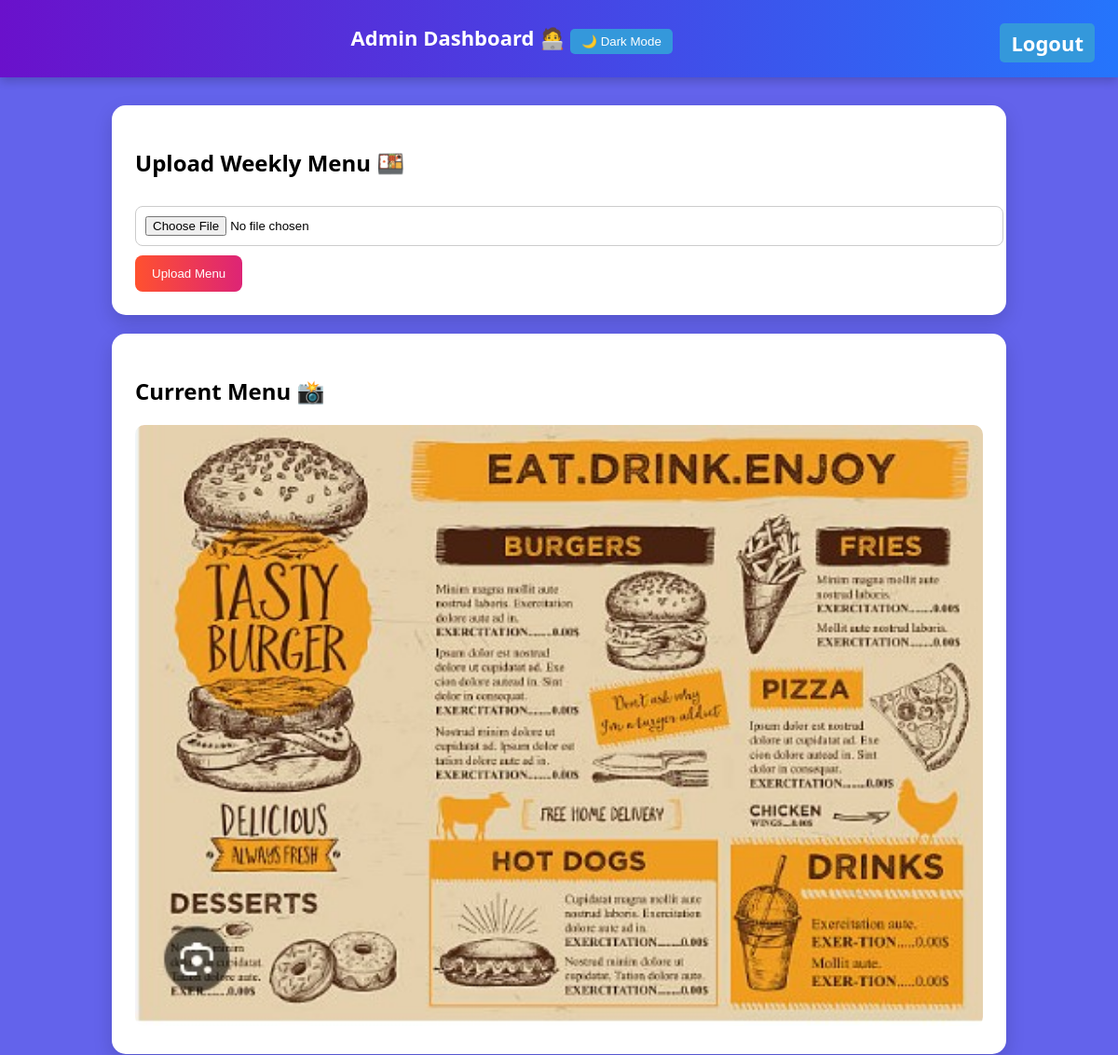
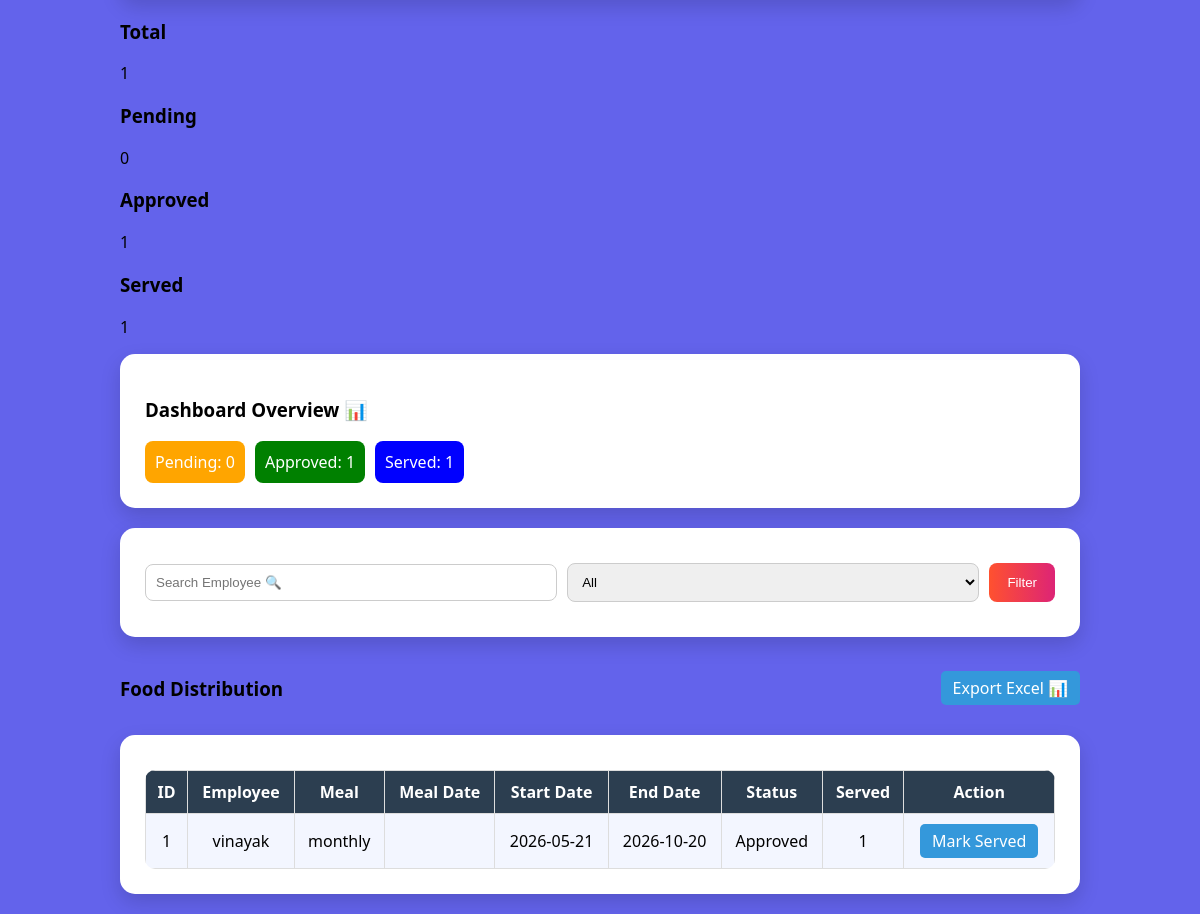
/admin (signed in), run on the app's committed database (2 pictures, top to bottom).
### tables this page shows
CREATE TABLE menu_image (
            id INTEGER PRIMARY KEY AUTOINCREMENT,
            image TEXT
        );

CREATE TABLE requests (
            id INTEGER PRIMARY KEY AUTOINCREMENT,
            employee TEXT,
            meal TEXT,
            meal_date TEXT,
            start_date TEXT,
            end_date TEXT,
            status TEXT,
            served INTEGER,
            created_at TIMESTAMP DEFAULT CURRENT_TIMESTAMP
        );

### app.py (the view)
@app.route('/admin')
def admin():
    if session.get('role') != 'admin':
        return "Access Denied ❌"
    return render_template(
        'admin.html',
        data=get_requests(),
        stats=get_stats(),
        menu_image=get_menu_image()
    )

### app.py (called while the page is built)
def get_menu_image():
    conn = sqlite3.connect('food.db')
    c = conn.cursor()
    c.execute("SELECT image FROM menu_image ORDER BY id DESC LIMIT 1")
    data = c.fetchone()
    conn.close()
    return data[0] if data else None

def get_requests():
    conn = sqlite3.connect('food.db')
    c = conn.cursor()
    c.execute("SELECT * FROM requests ORDER BY id DESC")
    rows = c.fetchall()
    conn.close()
    return rows

def get_stats():
    conn = sqlite3.connect('food.db')
    c = conn.cursor()
    c.execute("SELECT COUNT(*) FROM requests")
    total = c.fetchone()[0]
    c.execute("SELECT COUNT(*) FROM requests WHERE status='Pending'")
    pending = c.fetchone()[0]
    c.execute("SELECT COUNT(*) FROM requests WHERE status='Approved'")
    approved = c.fetchone()[0]
    c.execute("SELECT COUNT(*) FROM requests WHERE served=1")
    served = c.fetchone()[0]
    conn.close()
    return {
        "total": total,
        "pending": pending,
        "approved": approved,
        "served": served
    }

### templates/admin.html (shortened to what this page needs)
<!DOCTYPE html>
<html>
<head>
    <link rel="stylesheet" href="{{ url_for('static', filename='style.css') }}">
</head>
<body>
<div class="header">
    Admin Dashboard 🧑‍💻
    <a href="/logout" class="button" style="float:right;">Logout</a>
    <button onclick="toggleDark()" class="button">🌙 Dark Mode</button>
</div>
<div class="container">
    <div class="card">
        <h2>Upload Weekly Menu 🍱</h2>
        <form method="POST" action="/upload_menu" enctype="multipart/form-data">
            <input type="file" name="menu_image" required>
            <button type="submit">Upload Menu</button>
        </form>
    </div>
    {% if menu_image %}
    <div class="card">
        <h2>Current Menu 📸</h2>
        <img src="{{ url_for('static', filename='uploads/' + menu_image) }}"
             width="100%"
             style="border-radius:10px;">
    </div>
    {% endif %}
    <div class="card-container">
        <div class="card-box">
            <h3>Total</h3>
            <p>{{ stats.total }}</p>
        </div>
        <div class="card-box">
            <h3>Pending</h3>
            <p>{{ stats.pending }}</p>
        </div>
        <div class="card-box">
            <h3>Approved</h3>
            <p>{{ stats.approved }}</p>
        </div>
        <div class="card-box">
            <h3>Served</h3>
            <p>{{ stats.served }}</p>
        </div>
    </div>
    <div class="card">
        <h3>Dashboard Overview 📊</h3>
        <div style="display:flex; gap:10px; margin-top:10px;">
            <div style="background:orange; padding:10px; color:white; border-radius:8px;">
                Pending: {{ stats.pending }}
            </div>
            <div style="background:green; padding:10px; color:white; border-radius:8px;">
                Approved: {{ stats.approved }}
            </div>
            <div style="background:blue; padding:10px; color:white; border-radius:8px;">
                Served: {{ stats.served }}
            </div>
        </div>
    </div>
    <div class="card">
        <form method="GET" style="display:flex; gap:10px;">
            <input type="text" name="search" placeholder="Search Employee 🔍">
            <select name="status">
                <option value="All">All</option>
            </select>
            <button type="submit">Filter</button>
        </form>
    </div>
    <div style="display:flex; justify-content:space-between; align-items:center; margin:15px 0;">
        <h3>Food Distribution</h3>
        <a href="/export" class="button">Export Excel 📊</a>
    </div>
    <div class="card">
        <table>
            <tr>
                <th>ID</th>
                <th>Employee</th>
                <th>Meal</th>
                <th>Meal Date</th>
                <th>Start Date</th>
                <th>End Date</th>
                <th>Status</th>
                <th>Served</th>
                <th>Action</th>
            </tr>
            {% for r in data %}
            <tr>
                <td>{{ r[0] }}</td>
                <td>{{ r[1] }}</td>
                <td>{{ r[2] }}</td>
                <td>{{ r[3] }}</td>
                <td>{{ r[4] }}</td>
                <td>{{ r[5] }}</td>
                <td>{{ r[6] }}</td>
                <td>{{ r[7] }}</td>
                <td>
                    <a class="button" href="/serve/{{ r[0] }}">Mark Served</a>
                </td>
            </tr>
            {% endfor %}
        </table>
    </div>
</div>
</body>
</html>

### static/style.css (style rules this page uses)
body { font-family: 'Segoe UI', Arial; margin: 0; background: linear-gradient(135deg, #e3f2fd, #fce4ec); background: rgb(99, 99, 235) !important; }
.header { background: linear-gradient(90deg, #6a11cb, #2575fc); color: white; padding: 25px; text-align: center; font-size: 22px; font-weight: bold; box-shadow: 0 4px 10px rgba(0,0,0,0.2); }
.container { width: 80%; margin: auto; margin-top: 30px; }
.card { background: white; padding: 25px; border-radius: 15px; box-shadow: 0 8px 20px rgba(0,0,0,0.15); margin-bottom: 20px; }
input, select { width: 100%; padding: 12px; margin: 10px 0; border-radius: 8px; border: 1px solid #ccc; outline: none; }
button, .button { background: linear-gradient(90deg, #ff512f, #dd2476); color: white; padding: 12px 18px; border: none; border-radius: 8px; text-decoration: none; cursor: pointer; display: inline-block; transition: 0.3s; }
table { width: 100%; border-collapse: collapse; border-radius: 10px; overflow: hidden; }
th { background: #2575fc; color: white; padding: 12px; }
td { padding: 12px; text-align: center; background: #fff; }
tr:nth-child(even) td { background: #f3f6ff; }
form input, form select { padding: 10px; border-radius: 8px; border: 1px solid #ccc; flex: 1; }
form { align-items: center; }
.button { transition: 0.3s; }
table { width: 100%; border-collapse: collapse; margin-top: 10px; }
th, td { border: 1px solid #ddd; padding: 10px; text-align: center; }
th { background: #2c3e50; color: white; }
.button { display: inline-block; padding: 6px 12px; background: #3498db; color: white; border-radius: 5px; text-decoration: none; }

### data on the page
menu_image: image (picture)
requests: id "1", employee "vinayak", meal "monthly", start_date "2026-05-21", end_date "2026-10-20", status "Approved", served "1"

### other printed values
{{ stats.total }} "1"
{{ stats.pending }} "0"
{{ stats.approved }} "1"
{{ stats.served }} "1"
